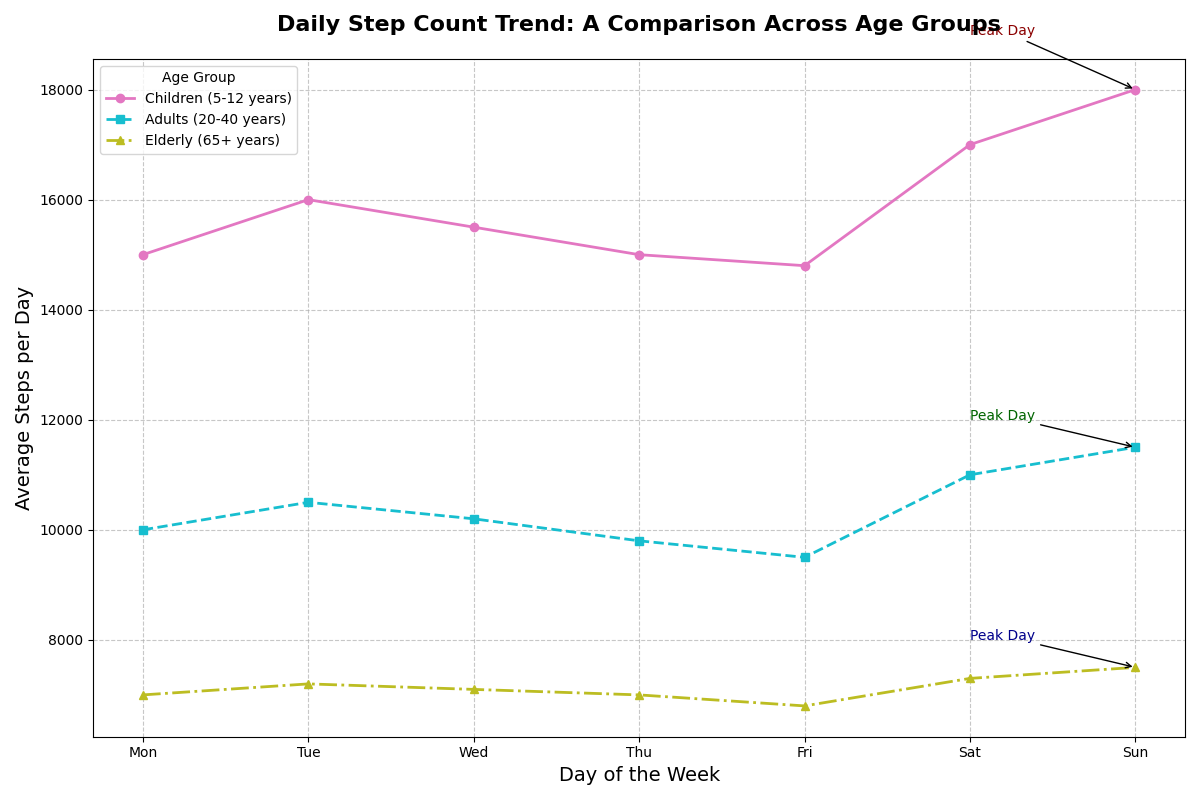

Write Python code to recreate this figure.
import matplotlib.pyplot as plt
import numpy as np

days = np.array(['Mon', 'Tue', 'Wed', 'Thu', 'Fri', 'Sat', 'Sun'])

children_steps = np.array([15000, 16000, 15500, 15000, 14800, 17000, 18000])
adults_steps = np.array([10000, 10500, 10200, 9800, 9500, 11000, 11500])
elderly_steps = np.array([7000, 7200, 7100, 7000, 6800, 7300, 7500])

fig, ax = plt.subplots(figsize=(12, 8))

ax.plot(days, children_steps, marker='o', linestyle='-', linewidth=2, label='Children (5-12 years)', color='#E377C2')  # Changed to pink
ax.plot(days, adults_steps, marker='s', linestyle='--', linewidth=2, label='Adults (20-40 years)', color='#17BECF')   # Changed to light blue
ax.plot(days, elderly_steps, marker='^', linestyle='-.', linewidth=2, label='Elderly (65+ years)', color='#BCBD22')  # Changed to olive green

ax.set_title("Daily Step Count Trend: A Comparison Across Age Groups", fontsize=16, fontweight='bold', pad=20)
ax.set_xlabel("Day of the Week", fontsize=14)
ax.set_ylabel("Average Steps per Day", fontsize=14)
ax.grid(True, linestyle='--', alpha=0.7)

peak_children = np.max(children_steps)
peak_adults = np.max(adults_steps)
peak_elderly = np.max(elderly_steps)

ax.annotate('Peak Day', xy=('Sun', peak_children), xytext=('Sat', peak_children + 1000),
            arrowprops=dict(facecolor='red', arrowstyle='->'), fontsize=10, color='darkred')
ax.annotate('Peak Day', xy=('Sun', peak_adults), xytext=('Sat', peak_adults + 500),
            arrowprops=dict(facecolor='green', arrowstyle='->'), fontsize=10, color='darkgreen')
ax.annotate('Peak Day', xy=('Sun', peak_elderly), xytext=('Sat', peak_elderly + 500),
            arrowprops=dict(facecolor='blue', arrowstyle='->'), fontsize=10, color='darkblue')

ax.legend(title='Age Group', fontsize=10, loc='upper left')

plt.tight_layout()
plt.show()
